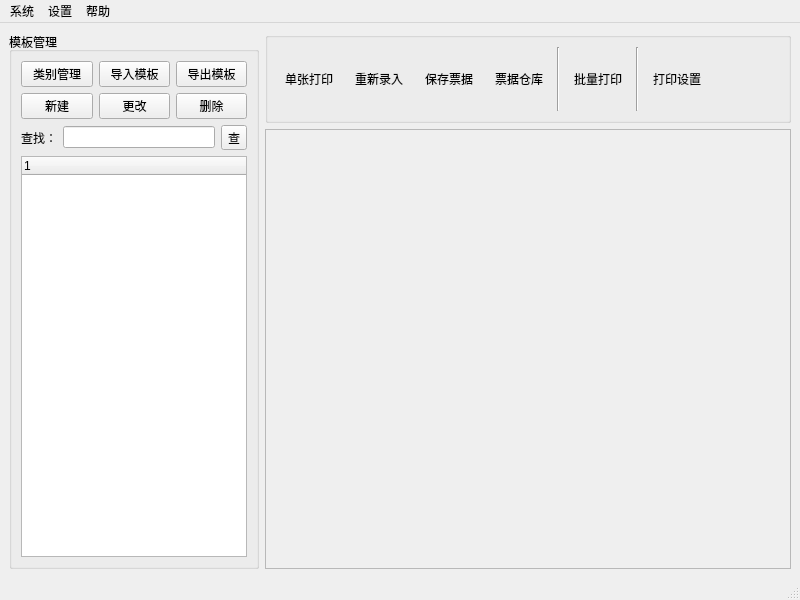
<?xml version="1.0" encoding="UTF-8"?>
<ui version="4.0">
 <class>MainWindow</class>
 <widget class="QMainWindow" name="MainWindow">
  <property name="geometry">
   <rect>
    <x>0</x>
    <y>0</y>
    <width>800</width>
    <height>600</height>
   </rect>
  </property>
  <property name="minimumSize">
   <size>
    <width>800</width>
    <height>600</height>
   </size>
  </property>
  <property name="windowTitle">
   <string>套打助手</string>
  </property>
  <property name="toolButtonStyle">
   <enum>Qt::ToolButtonTextUnderIcon</enum>
  </property>
  <widget class="QWidget" name="centralWidget">
   <layout class="QVBoxLayout" name="verticalLayout_4">
    <item>
     <layout class="QHBoxLayout" name="horizontalLayout_5">
      <item>
       <widget class="QGroupBox" name="groupBox">
        <property name="maximumSize">
         <size>
          <width>250</width>
          <height>16777215</height>
         </size>
        </property>
        <property name="title">
         <string>模板管理</string>
        </property>
        <layout class="QVBoxLayout" name="verticalLayout_2">
         <item>
          <layout class="QVBoxLayout" name="verticalLayout">
           <item>
            <layout class="QHBoxLayout" name="horizontalLayout">
             <item>
              <widget class="QPushButton" name="btnModType">
               <property name="mouseTracking">
                <bool>false</bool>
               </property>
               <property name="tabletTracking">
                <bool>false</bool>
               </property>
               <property name="toolTip">
                <string>管理模板类别</string>
               </property>
               <property name="text">
                <string>类别管理</string>
               </property>
               <property name="checkable">
                <bool>false</bool>
               </property>
               <property name="autoRepeat">
                <bool>false</bool>
               </property>
               <property name="autoExclusive">
                <bool>false</bool>
               </property>
              </widget>
             </item>
             <item>
              <widget class="QPushButton" name="btnModLoad">
               <property name="toolTip">
                <string>导入外部模板</string>
               </property>
               <property name="text">
                <string>导入模板</string>
               </property>
              </widget>
             </item>
             <item>
              <widget class="QPushButton" name="btnModExp">
               <property name="toolTip">
                <string>将当前模板导出为独立模板文件</string>
               </property>
               <property name="text">
                <string>导出模板</string>
               </property>
               <property name="flat">
                <bool>false</bool>
               </property>
              </widget>
             </item>
            </layout>
           </item>
           <item>
            <layout class="QHBoxLayout" name="horizontalLayout_2">
             <item>
              <widget class="QPushButton" name="btnModNew">
               <property name="toolTip">
                <string>新建模板</string>
               </property>
               <property name="text">
                <string>新建</string>
               </property>
               <property name="icon">
                <iconset resource="printres.qrc">
                 <normaloff>:/res/add.png</normaloff>:/res/add.png</iconset>
               </property>
              </widget>
             </item>
             <item>
              <widget class="QPushButton" name="btnModModi">
               <property name="toolTip">
                <string>更改当前模板</string>
               </property>
               <property name="text">
                <string>更改</string>
               </property>
               <property name="icon">
                <iconset resource="printres.qrc">
                 <normaloff>:/res/edit.png</normaloff>:/res/edit.png</iconset>
               </property>
              </widget>
             </item>
             <item>
              <widget class="QPushButton" name="btnModDel">
               <property name="toolTip">
                <string>删除当前模板</string>
               </property>
               <property name="text">
                <string>删除</string>
               </property>
               <property name="icon">
                <iconset resource="printres.qrc">
                 <normaloff>:/res/del.png</normaloff>:/res/del.png</iconset>
               </property>
              </widget>
             </item>
            </layout>
           </item>
           <item>
            <layout class="QHBoxLayout" name="horizontalLayout_3">
             <item>
              <widget class="QLabel" name="label">
               <property name="text">
                <string>查找：</string>
               </property>
              </widget>
             </item>
             <item>
              <widget class="QLineEdit" name="lineEditQuery"/>
             </item>
             <item>
              <widget class="QToolButton" name="btnQuery">
               <property name="text">
                <string>查</string>
               </property>
               <property name="icon">
                <iconset>
                 <normaloff>res/query.png</normaloff>res/query.png</iconset>
               </property>
              </widget>
             </item>
            </layout>
           </item>
           <item>
            <widget class="QTreeWidget" name="treeWidget">
             <column>
              <property name="text">
               <string notr="true">1</string>
              </property>
             </column>
            </widget>
           </item>
          </layout>
         </item>
        </layout>
       </widget>
      </item>
      <item>
       <layout class="QVBoxLayout" name="verticalLayout_3">
        <item>
         <widget class="QGroupBox" name="groupBox_2">
          <property name="title">
           <string/>
          </property>
          <layout class="QHBoxLayout" name="horizontalLayout_4">
           <item>
            <widget class="QToolButton" name="btnPrintSingle">
             <property name="minimumSize">
              <size>
               <width>64</width>
               <height>64</height>
              </size>
             </property>
             <property name="toolTip">
              <string>打印当前票据</string>
             </property>
             <property name="text">
              <string>单张打印</string>
             </property>
             <property name="icon">
              <iconset resource="printres.qrc">
               <normaloff>:/res/print.png</normaloff>:/res/print.png</iconset>
             </property>
             <property name="iconSize">
              <size>
               <width>32</width>
               <height>32</height>
              </size>
             </property>
             <property name="toolButtonStyle">
              <enum>Qt::ToolButtonTextUnderIcon</enum>
             </property>
             <property name="autoRaise">
              <bool>true</bool>
             </property>
            </widget>
           </item>
           <item>
            <widget class="QToolButton" name="btnPrintNewData">
             <property name="minimumSize">
              <size>
               <width>64</width>
               <height>64</height>
              </size>
             </property>
             <property name="toolTip">
              <string>清空当前票据中的数据，重新录入</string>
             </property>
             <property name="text">
              <string>重新录入</string>
             </property>
             <property name="icon">
              <iconset resource="printres.qrc">
               <normaloff>:/res/new.png</normaloff>:/res/new.png</iconset>
             </property>
             <property name="iconSize">
              <size>
               <width>32</width>
               <height>32</height>
              </size>
             </property>
             <property name="toolButtonStyle">
              <enum>Qt::ToolButtonTextUnderIcon</enum>
             </property>
             <property name="autoRaise">
              <bool>true</bool>
             </property>
            </widget>
           </item>
           <item>
            <widget class="QToolButton" name="btnPrintSaveData">
             <property name="minimumSize">
              <size>
               <width>64</width>
               <height>64</height>
              </size>
             </property>
             <property name="toolTip">
              <string>保存当前票据到票据仓库中</string>
             </property>
             <property name="text">
              <string>保存票据</string>
             </property>
             <property name="icon">
              <iconset resource="printres.qrc">
               <normaloff>:/res/save.png</normaloff>:/res/save.png</iconset>
             </property>
             <property name="iconSize">
              <size>
               <width>32</width>
               <height>32</height>
              </size>
             </property>
             <property name="toolButtonStyle">
              <enum>Qt::ToolButtonTextUnderIcon</enum>
             </property>
             <property name="autoRaise">
              <bool>true</bool>
             </property>
            </widget>
           </item>
           <item>
            <widget class="QToolButton" name="btnPrintDatas">
             <property name="minimumSize">
              <size>
               <width>64</width>
               <height>64</height>
              </size>
             </property>
             <property name="toolTip">
              <string>从票据仓库中读入到当前票据</string>
             </property>
             <property name="text">
              <string>票据仓库</string>
             </property>
             <property name="icon">
              <iconset resource="printres.qrc">
               <normaloff>:/res/custom.png</normaloff>:/res/custom.png</iconset>
             </property>
             <property name="iconSize">
              <size>
               <width>32</width>
               <height>32</height>
              </size>
             </property>
             <property name="toolButtonStyle">
              <enum>Qt::ToolButtonTextUnderIcon</enum>
             </property>
             <property name="autoRaise">
              <bool>true</bool>
             </property>
            </widget>
           </item>
           <item>
            <widget class="Line" name="line">
             <property name="orientation">
              <enum>Qt::Vertical</enum>
             </property>
            </widget>
           </item>
           <item>
            <widget class="QToolButton" name="btnBatchPrint">
             <property name="minimumSize">
              <size>
               <width>64</width>
               <height>64</height>
              </size>
             </property>
             <property name="toolTip">
              <string>根据批量数据文件打印多张凭证</string>
             </property>
             <property name="text">
              <string>批量打印</string>
             </property>
             <property name="icon">
              <iconset resource="printres.qrc">
               <normaloff>:/res/copy.png</normaloff>:/res/copy.png</iconset>
             </property>
             <property name="iconSize">
              <size>
               <width>32</width>
               <height>32</height>
              </size>
             </property>
             <property name="toolButtonStyle">
              <enum>Qt::ToolButtonTextUnderIcon</enum>
             </property>
             <property name="autoRaise">
              <bool>true</bool>
             </property>
            </widget>
           </item>
           <item>
            <widget class="Line" name="line_2">
             <property name="orientation">
              <enum>Qt::Vertical</enum>
             </property>
            </widget>
           </item>
           <item>
            <widget class="QToolButton" name="btnPrintSetup">
             <property name="minimumSize">
              <size>
               <width>64</width>
               <height>64</height>
              </size>
             </property>
             <property name="toolTip">
              <string>设置打印机参数</string>
             </property>
             <property name="text">
              <string>打印设置</string>
             </property>
             <property name="icon">
              <iconset resource="printres.qrc">
               <normaloff>:/res/setup.png</normaloff>:/res/setup.png</iconset>
             </property>
             <property name="iconSize">
              <size>
               <width>32</width>
               <height>32</height>
              </size>
             </property>
             <property name="toolButtonStyle">
              <enum>Qt::ToolButtonTextUnderIcon</enum>
             </property>
             <property name="autoRaise">
              <bool>true</bool>
             </property>
            </widget>
           </item>
           <item>
            <spacer name="horizontalSpacer">
             <property name="orientation">
              <enum>Qt::Horizontal</enum>
             </property>
             <property name="sizeHint" stdset="0">
              <size>
               <width>40</width>
               <height>20</height>
              </size>
             </property>
            </spacer>
           </item>
          </layout>
         </widget>
        </item>
        <item>
         <widget class="QScrollArea" name="scrollArea">
          <property name="widgetResizable">
           <bool>true</bool>
          </property>
          <widget class="QWidget" name="scrollAreaWidgetContents">
           <property name="geometry">
            <rect>
             <x>0</x>
             <y>0</y>
             <width>520</width>
             <height>441</height>
            </rect>
           </property>
          </widget>
         </widget>
        </item>
       </layout>
      </item>
     </layout>
    </item>
   </layout>
  </widget>
  <widget class="QMenuBar" name="menuBar">
   <property name="geometry">
    <rect>
     <x>0</x>
     <y>0</y>
     <width>800</width>
     <height>23</height>
    </rect>
   </property>
   <widget class="QMenu" name="menu">
    <property name="title">
     <string>系统</string>
    </property>
    <widget class="QMenu" name="menu_4">
     <property name="title">
      <string>模板管理</string>
     </property>
     <property name="icon">
      <iconset resource="printres.qrc">
       <normaloff>:/res/home.png</normaloff>:/res/home.png</iconset>
     </property>
     <addaction name="actionmenuType"/>
     <addaction name="separator"/>
     <addaction name="actionmenuModNew"/>
     <addaction name="actionmenuModModify"/>
     <addaction name="actionmenuModDelete"/>
    </widget>
    <addaction name="menu_4"/>
    <addaction name="actionprintdatas"/>
    <addaction name="separator"/>
    <addaction name="actionmodload"/>
    <addaction name="actionmodexport"/>
    <addaction name="separator"/>
    <addaction name="actionExit"/>
   </widget>
   <widget class="QMenu" name="menu_2">
    <property name="title">
     <string>设置</string>
    </property>
    <addaction name="actionprintsetup"/>
   </widget>
   <widget class="QMenu" name="menu_3">
    <property name="title">
     <string>帮助</string>
    </property>
    <addaction name="actionhelp"/>
    <addaction name="separator"/>
    <addaction name="actionabout"/>
   </widget>
   <addaction name="menu"/>
   <addaction name="menu_2"/>
   <addaction name="menu_3"/>
  </widget>
  <widget class="QStatusBar" name="statusBar">
   <property name="tabletTracking">
    <bool>false</bool>
   </property>
  </widget>
  <action name="action_3">
   <property name="text">
    <string>打印机设置</string>
   </property>
  </action>
  <action name="actionExit">
   <property name="icon">
    <iconset resource="printres.qrc">
     <normaloff>:/res/exit.png</normaloff>:/res/exit.png</iconset>
   </property>
   <property name="text">
    <string>Exit</string>
   </property>
  </action>
  <action name="actionsysbackup">
   <property name="icon">
    <iconset resource="printres.qrc">
     <normaloff>:/res/approve.png</normaloff>:/res/approve.png</iconset>
   </property>
   <property name="text">
    <string>系统备份</string>
   </property>
  </action>
  <action name="actionsysrestore">
   <property name="icon">
    <iconset resource="printres.qrc">
     <normaloff>:/res/convert.png</normaloff>:/res/convert.png</iconset>
   </property>
   <property name="text">
    <string>系统恢复</string>
   </property>
  </action>
  <action name="actionprintsetup">
   <property name="icon">
    <iconset resource="printres.qrc">
     <normaloff>:/res/setup.png</normaloff>:/res/setup.png</iconset>
   </property>
   <property name="text">
    <string>打印设置</string>
   </property>
  </action>
  <action name="actionsystemsetup">
   <property name="icon">
    <iconset>
     <normaloff>res/setup.png</normaloff>res/setup.png</iconset>
   </property>
   <property name="text">
    <string>系统参数</string>
   </property>
  </action>
  <action name="actionhelp">
   <property name="icon">
    <iconset resource="printres.qrc">
     <normaloff>:/res/option.png</normaloff>:/res/option.png</iconset>
   </property>
   <property name="text">
    <string>帮助</string>
   </property>
  </action>
  <action name="actionabout">
   <property name="icon">
    <iconset resource="printres.qrc">
     <normaloff>:/res/info.png</normaloff>:/res/info.png</iconset>
   </property>
   <property name="text">
    <string>关于 ...</string>
   </property>
  </action>
  <action name="actionmodload">
   <property name="icon">
    <iconset resource="printres.qrc">
     <normaloff>:/res/preview.png</normaloff>:/res/preview.png</iconset>
   </property>
   <property name="text">
    <string>导入模板</string>
   </property>
  </action>
  <action name="actionmodexport">
   <property name="icon">
    <iconset resource="printres.qrc">
     <normaloff>:/res/forward.png</normaloff>:/res/forward.png</iconset>
   </property>
   <property name="text">
    <string>导出模板</string>
   </property>
  </action>
  <action name="actiongenggai">
   <property name="text">
    <string>更改模板</string>
   </property>
  </action>
  <action name="actionshanchu">
   <property name="text">
    <string>shanchu </string>
   </property>
  </action>
  <action name="actionprintdatas">
   <property name="icon">
    <iconset resource="printres.qrc">
     <normaloff>:/res/custom.png</normaloff>:/res/custom.png</iconset>
   </property>
   <property name="text">
    <string>票据仓库</string>
   </property>
  </action>
  <action name="actioninfodatas">
   <property name="icon">
    <iconset resource="printres.qrc">
     <normaloff>:/res/edit.png</normaloff>:/res/edit.png</iconset>
   </property>
   <property name="text">
    <string>备选信息</string>
   </property>
  </action>
  <action name="actionmenuType">
   <property name="icon">
    <iconset>
     <normaloff>res/document.png</normaloff>res/document.png</iconset>
   </property>
   <property name="text">
    <string>类别管理</string>
   </property>
  </action>
  <action name="actionmenuTypeRename">
   <property name="text">
    <string>类别重命名</string>
   </property>
  </action>
  <action name="actionmenuTypeDelete">
   <property name="text">
    <string>删除类别</string>
   </property>
  </action>
  <action name="actionmenuModNew">
   <property name="icon">
    <iconset>
     <normaloff>res/add.png</normaloff>res/add.png</iconset>
   </property>
   <property name="text">
    <string>新建模板</string>
   </property>
  </action>
  <action name="actionmenuModModify">
   <property name="icon">
    <iconset>
     <normaloff>res/edit.png</normaloff>res/edit.png</iconset>
   </property>
   <property name="text">
    <string>更改模板</string>
   </property>
  </action>
  <action name="actionmenuModDelete">
   <property name="icon">
    <iconset>
     <normaloff>res/del.png</normaloff>res/del.png</iconset>
   </property>
   <property name="text">
    <string>删除模板</string>
   </property>
  </action>
  <action name="actionsyssetup">
   <property name="icon">
    <iconset resource="printres.qrc">
     <normaloff>:/res/address.png</normaloff>:/res/address.png</iconset>
   </property>
   <property name="text">
    <string>系统参数</string>
   </property>
  </action>
 </widget>
 <resources>
  <include location="printres.qrc"/>
 </resources>
 <connections>
  <connection>
   <sender>actionExit</sender>
   <signal>triggered()</signal>
   <receiver>MainWindow</receiver>
   <slot>close()</slot>
   <hints>
    <hint type="sourcelabel">
     <x>-1</x>
     <y>-1</y>
    </hint>
    <hint type="destinationlabel">
     <x>399</x>
     <y>299</y>
    </hint>
   </hints>
  </connection>
 </connections>
</ui>
